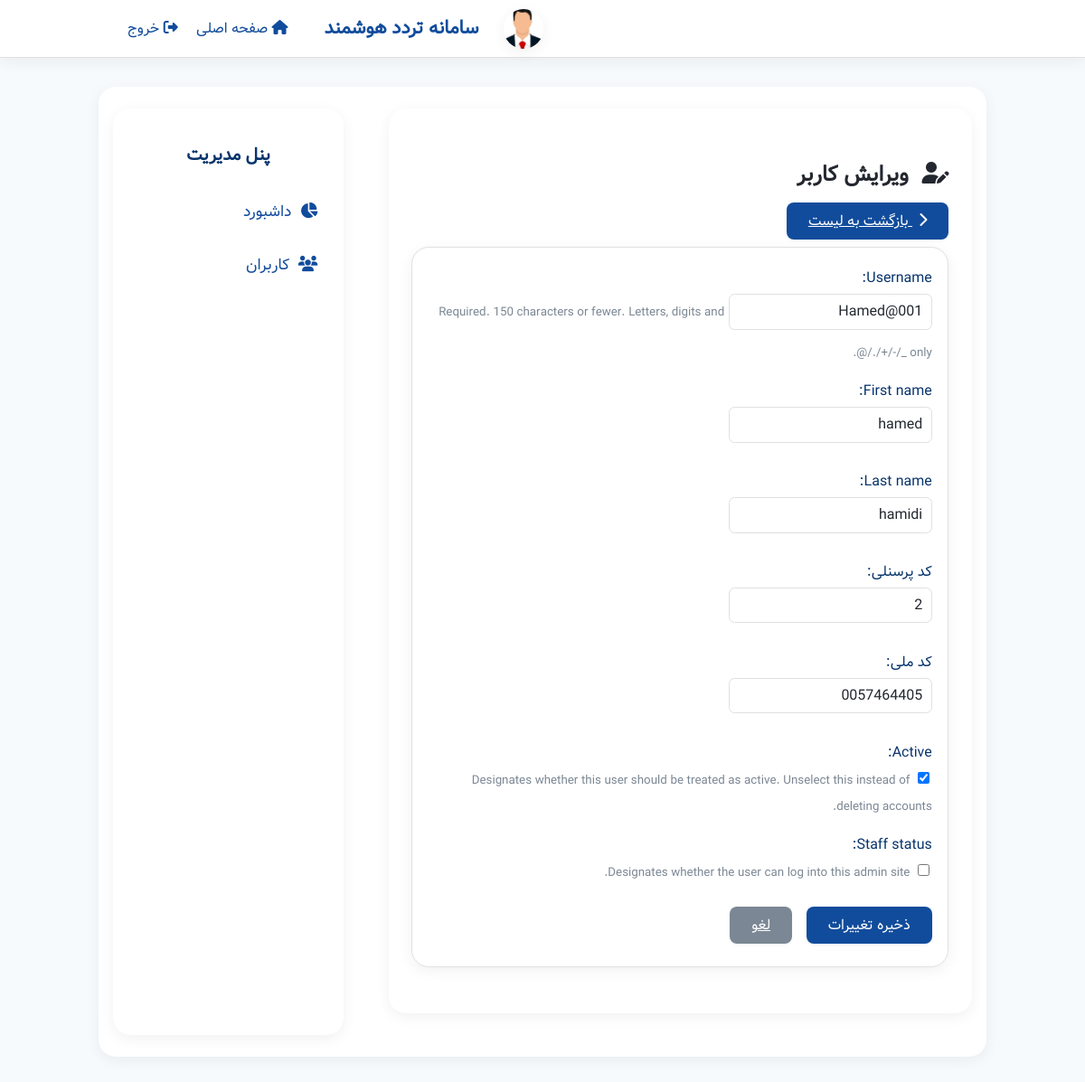
Page /management/users/5/edit/ (signed in) on the committed database.
### users/models.py (models this page shows, shortened)
class CustomUser(AbstractUser):
    personnel_code = models.CharField("کد پرسنلی", max_length=20, unique=True)
    national_id    = models.CharField("کد ملی", max_length=10, unique=True)
    face_encoding  = models.BinaryField(null=True, blank=True)
    face_image = models.ImageField("تصویر چهره", upload_to="faces/", null=True, blank=True)

### core/views.py (the view)
# urls.py: path("management/users/<int:pk>/edit/",  views.user_update,                    name="user_update"),
@login_required
@staff_required
def user_update(request, pk):
    obj = get_object_or_404(User, pk=pk)
    if request.method == "POST":
        form = CustomUserSimpleForm(request.POST, request.FILES, instance=obj)
        if form.is_valid():
            form.save()
            messages.success(request, "کاربر ویرایش شد.")
            return redirect("management_users")
    else:
        form = CustomUserSimpleForm(instance=obj)
    return render(request, "core/user_form.html", {"form": form, "title": "ویرایش کاربر"})

### core/forms.py
class CustomUserSimpleForm(forms.ModelForm):
    class Meta:
        model = User
        fields = [
            "username",
            "first_name",
            "last_name",
            "personnel_code",
            "national_id",
            "is_active",
            "is_staff",
        ]

### templates/core/user_form.html (shortened to what this page needs)
{% extends "core/base_management.html" %}
{% block management_content %}
<h2 style="text-align:right;">
  {% if form.instance.pk %}
    <i class="fas fa-user-edit" style="margin-left:0.5rem;"></i> ویرایش کاربر
  {% else %}
    <i class="fas fa-user-plus" style="margin-left:0.5rem;"></i> افزودن کاربر جدید
  {% endif %}
</h2>
<a class="btn" href="{% url 'management_users' %}" style="margin-bottom:1.1rem;">
  <i class="fas fa-chevron-right" style="margin-left:0.4rem;"></i> بازگشت به لیست
</a>
<form method="post" enctype="multipart/form-data" class="card" autocomplete="off">
  {% for field in form %}
    <div class="form-group">
      {{ field.label_tag }}
      {{ field }}
      {% if field.help_text %}
        <small style="color:var(--color-muted)">{{ field.help_text }}</small>
      {% endif %}
    </div>
  {% endfor %}
  <button type="submit" class="btn" style="margin-left:0.7rem;">
    {% if form.instance.pk %}ذخیره تغییرات{% else %}ایجاد کاربر{% endif %}
  </button>
  <a href="{% url 'management_users' %}" class="btn" style="background:var(--color-muted);color:#fff;">لغو</a>
</form>
{% endblock %}

### static/core/global.css (style rules this page uses)
:root { --color-bg: #f7fafd; --color-surface: #fff; --color-primary: #114c9c; --color-primary-dark: #08346c; --color-secondary: #43a047; --color-error: #e53935; --color-border: #e0e0e0; --color-text: #23272f; --color-muted: #7b8794; --radius: 1.2rem; --shadow: 0 4px 16px rgba(0,0,0,0.06); --transition: 0.2s cubic-bezier(.4,0,.2,1); }
html, body { height: 100%; margin: 0; padding: 0; font-family: 'Vazir', Tahoma, Arial, sans-serif; background: var(--color-bg); color: var(--color-text); transition: background 0.2s, color 0.2s; direction: rtl; }
body { min-height: 100vh; display: flex; flex-direction: column; }
button, input[type="submit"], .btn { background: var(--color-primary); color: #fff; border: none; border-radius: 0.5rem; padding: 0.5rem 1.5rem; font-size: 1rem; cursor: pointer; margin: 0.25rem 0; box-shadow: 0 1px 4px rgba(0,0,0,0.04); transition: background var(--transition), color var(--transition); font-family: inherit; text-align: center; direction: rtl; }
input, select, textarea { font-family: inherit; padding: 0.4rem 0.6rem; border: 1px solid var(--color-border); border-radius: 0.4rem; margin-bottom: 0.8rem; font-size: 1rem; outline: none; background: var(--color-surface); color: var(--color-text); transition: border-color var(--transition); text-align: right; direction: rtl; }
label { font-weight: 500; display: block; margin-bottom: 0.3rem; color: var(--color-primary-dark); text-align: right; }
.form-group { margin-bottom: 1.1rem; }
.card { background: var(--color-surface); box-shadow: var(--shadow); border-radius: var(--radius); padding: 1.3rem 1.1rem; margin: 1rem 0; border: 1px solid var(--color-border); }

### rows in the picture
CustomUser: form "Hamed@001" "hamed" "hamidi" "2" "0057464405" "☑"

### other values in the picture
{{ field.label_tag }} "Username:" "First name:" "Last name:" "کد پرسنلی:" "کد ملی:" "Active:" "Staff status:"
{{ field.help_text }} "Required. 150 characters or fewer. Letters, digits and @/./+/-/_ only." "Designates whether this user should be treated as active. Unselect this instead of deleting accounts." "Designates whether the user can log into this admin site."
